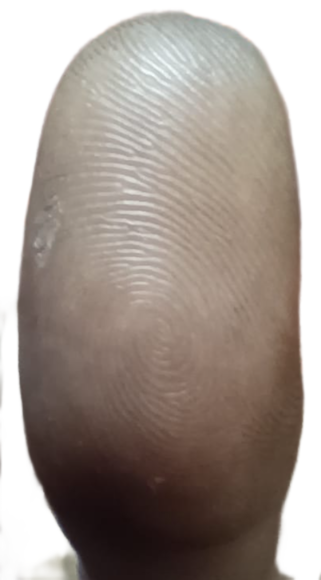
#> input picture muthusada_processed.jpeg, 321 x 580 px
$ python sample.py
#> lines starting #> are read from the running program, lines starting #| are printed output that depends on the picture; after the words box and inside, x2 and y2 are one past the last pixel; in counts of white or black regions, pixels touching at a corner belong together
import cv2
from skimage.filters import frangi
import numpy as np

# Load the image
image = cv2.imread('muthusada_processed.jpeg', cv2.IMREAD_GRAYSCALE)
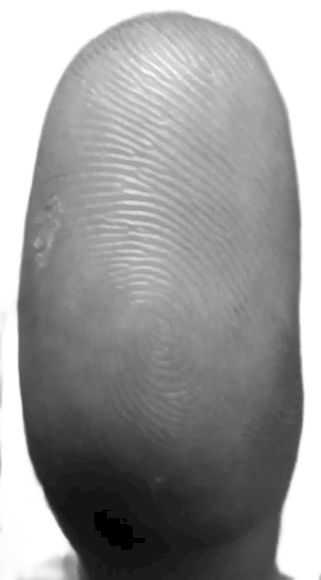
#> image: shape (580, 321); min 0, max 255, mean 153.4

# Enhance fingerprint lines using the Frangi filter
enhanced_image = frangi(image)
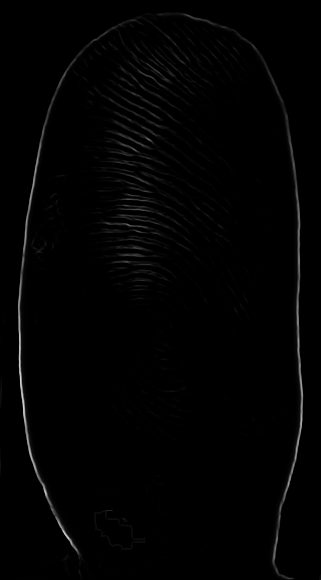
#> enhanced_image: shape (580, 321) float64; min 0, max 0.848, mean 0.0104

# Normalize the enhanced image to the range [0, 255]
normalized_image = cv2.normalize(enhanced_image, None, 0, 255, cv2.NORM_MINMAX)

# Convert the normalized image to an 8-bit format
converted_image = cv2.convertScaleAbs(normalized_image)

# Use adaptive thresholding to binarize the image
binary_image = cv2.adaptiveThreshold(converted_image, 255, cv2.ADAPTIVE_THRESH_GAUSSIAN_C,
                                     cv2.THRESH_BINARY, 11, 2)
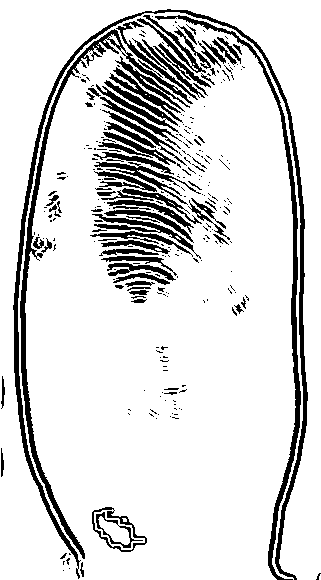
#> binary_image: shape (580, 321); 85.5% white; 293 black regions (216 under 20 px), largest, box (x1, y1, x2, y2) and area: (13, 9, 308, 580) 5200, (20, 29, 193, 559) 3510, (155, 15, 301, 580) 2886

# Use morphological operations to clean the binary image
kernel = cv2.getStructuringElement(cv2.MORPH_RECT, (2, 2))
cleaned_image = cv2.morphologyEx(binary_image, cv2.MORPH_CLOSE, kernel)
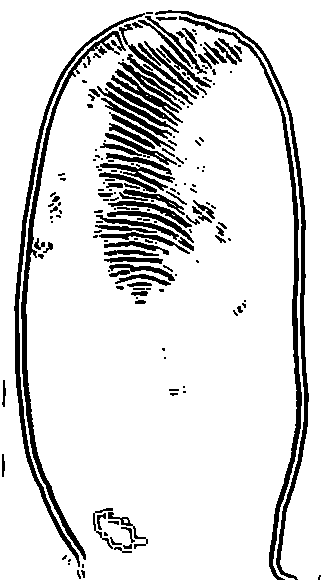
#> cleaned_image: shape (580, 321); 86.5% white; 191 black regions (96 under 20 px), largest, box (x1, y1, x2, y2) and area: (21, 31, 126, 560) 2978, (179, 16, 302, 580) 2793, (155, 10, 309, 580) 2600
cleaned_image = cv2.morphologyEx(cleaned_image, cv2.MORPH_OPEN, kernel)
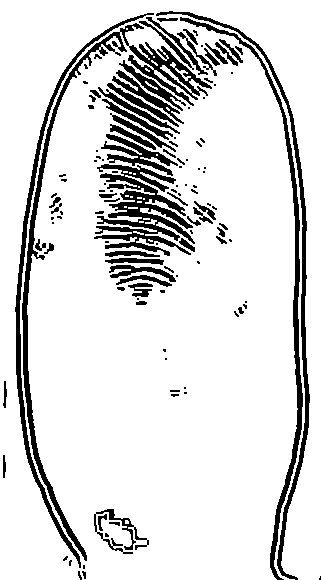
#> cleaned_image: shape (580, 321); 86.3% white; 123 black regions (60 under 20 px), largest, box (x1, y1, x2, y2) and area: (22, 23, 212, 561) 4682, (94, 164, 195, 256) 3782, (180, 17, 303, 580) 2792

# Optionally, use edge detection to extract finer details
edges = cv2.Canny(cleaned_image, 50, 150)
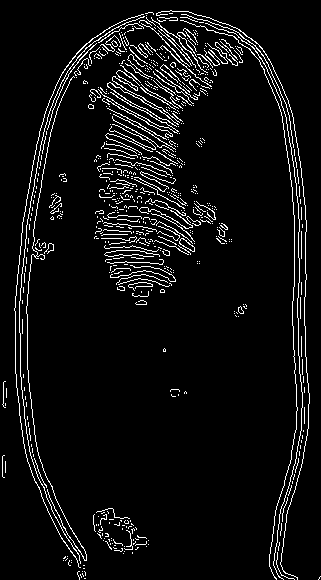
#> edges: shape (580, 321); 6% white in thin lines or dots

# Combine the edges with the cleaned image
combined_image = cv2.bitwise_and(cleaned_image, cleaned_image, mask=edges)
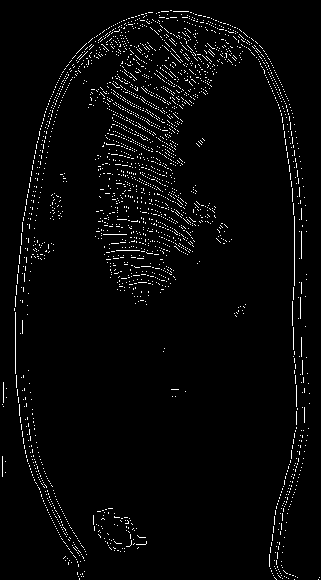
#> combined_image: shape (580, 321); 2.8% white in thin lines or dots

# Save the extracted fingerprint lines
cv2.imwrite('extracted.jpg', combined_image)

# [9 lines of commented-out code are left out]
